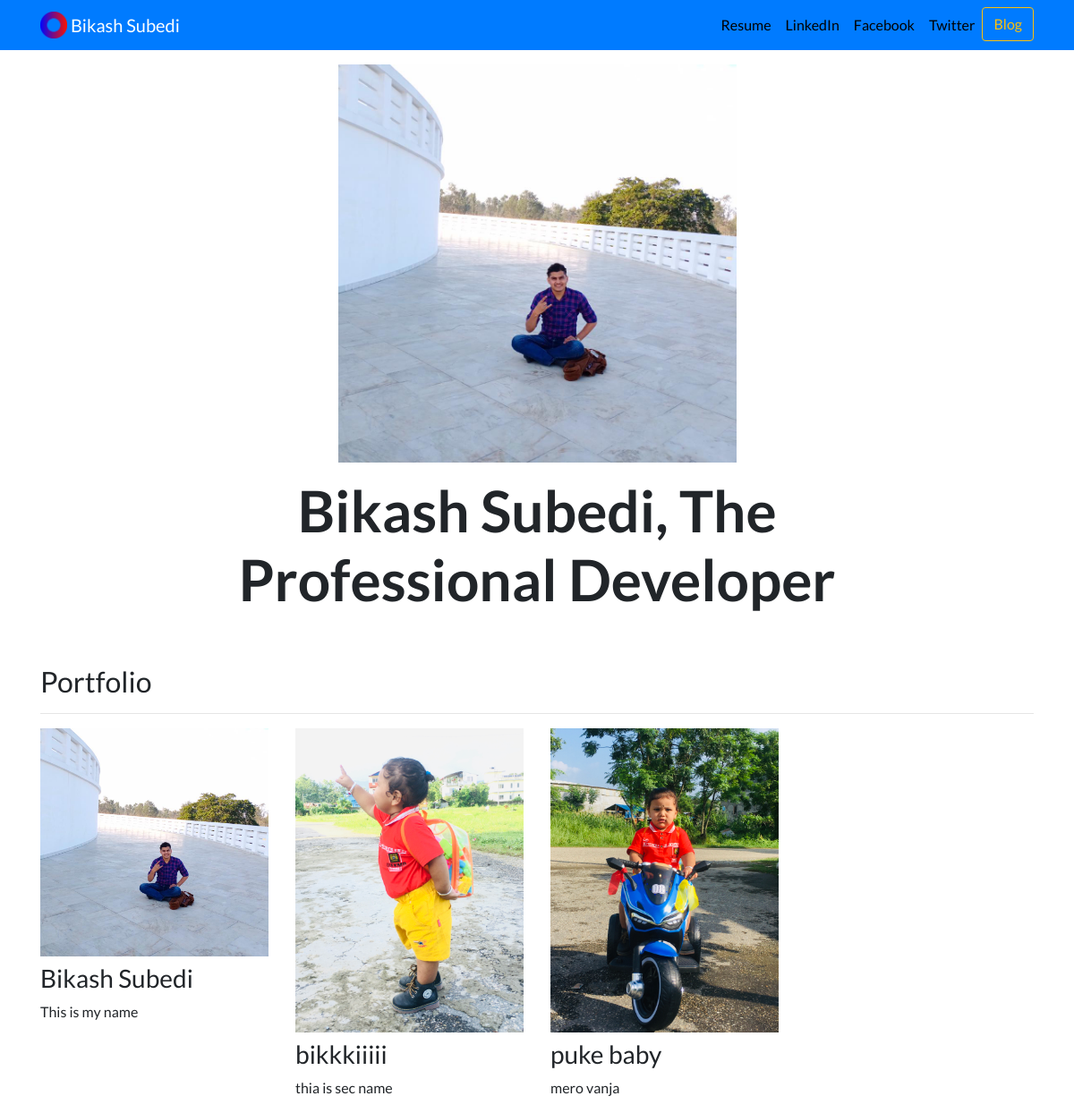
Before: / with the older database file.
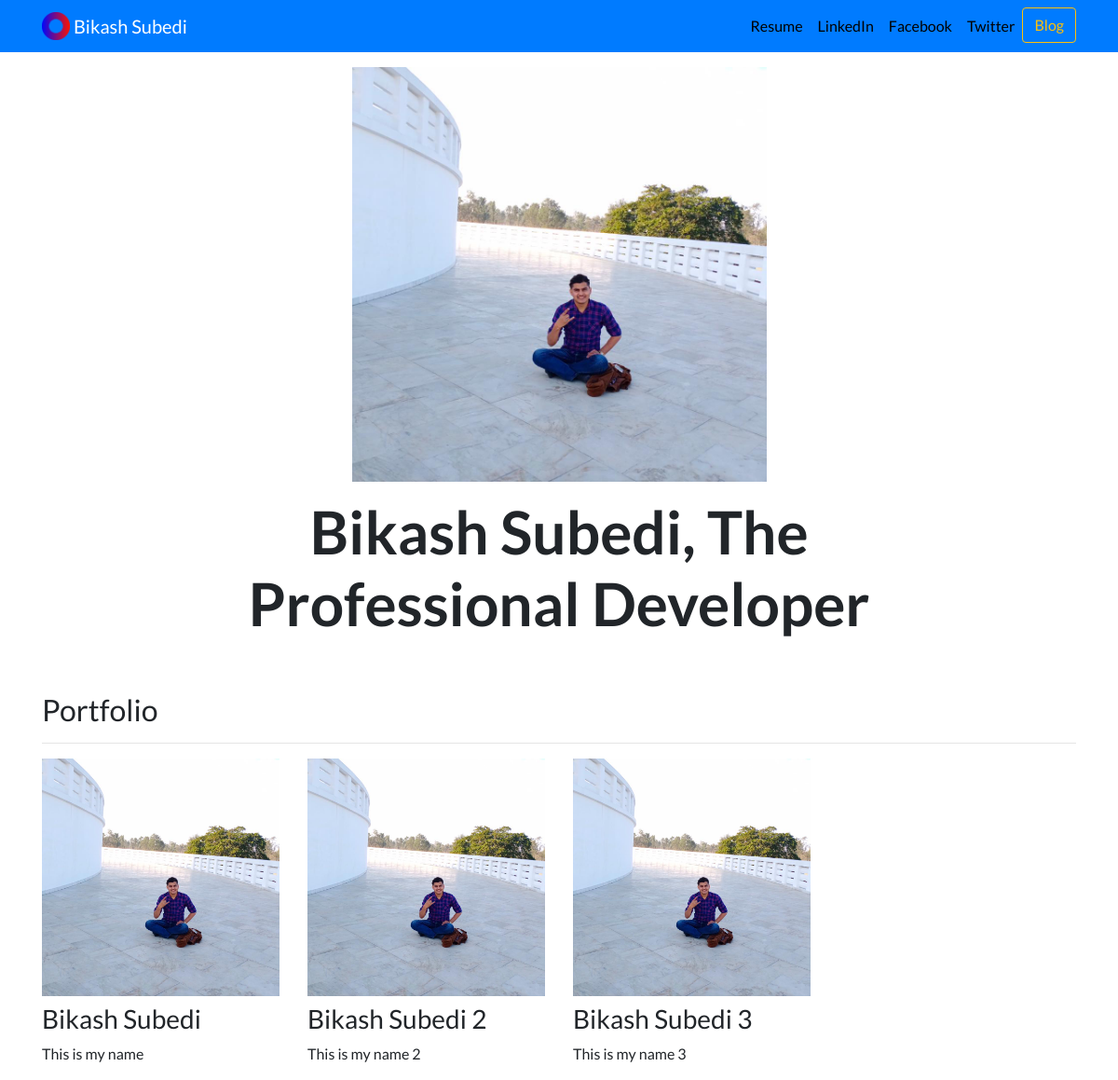
After: the same page with the newer database file.
### portfolio/models.py (models this page shows, shortened)
class Project(models.Model):
    title = models.CharField(max_length=100)
    description = models.CharField(max_length=250)
    image = models.ImageField(upload_to='portfolio/images/')
    url = models.URLField(blank=True)

### portfolio/views.py (the view)
# urls.py: path('', views.index, name='index'),
def index(requests):
    all_projects = Project.objects.all()
    return render(requests, 'portfolio/index.html', {'projects':all_projects})

### portfolio/templates/portfolio/index.html
{% extends 'portfolio/base.html' %}
{% load static %}
{% block content %}
<div class="container">
    <div class="row justify-content-center my-3">
        <div class="col-5">
            <img src="{% static 'portfolio/mypic.jpg' %}" class="img-fluid" alt="Bikash Subedi">
        </div>
    </div>
    <div class="row justify-content-center mb-3">
        <div class="col-md-9 text-center">
            <h1 id="hometext" class="font-weight-bold">Bikash Subedi, The Professional Developer</h1>
        </div>
    </div>
    <h2 class="mt-5">Portfolio</h2>
    <hr>
    <div class="row">
    {% for project in projects %}
        <div class="col-lg-3 col-md-5">
        {% if project.url %}
            <a href="{{ project.url }}">
                <img src="{{ project.image.url }}" alt="Image" class="img-fluid mb-2">
            </a>
        {% else %}
            <img src="{{ project.image.url }}" alt="Image" class="img-fluid mb-2">
        {% endif %}
        <h3>{{ project.title }}</h3>
        <p>{{ project.description }}</p>
         </div>
    {% endfor %}
    </div>
</div>
{% endblock %}

### portfolio/templates/portfolio/base.html (shortened to what this page needs)
{% load static %}
<!doctype html>
<html lang="en">
<head>
    <link rel="stylesheet" href="https://stackpath.bootstrapcdn.com/bootstrap/4.4.1/css/bootstrap.min.css"
>
    <link rel="stylesheet" href="{% static "portfolio/custom.css" %}">
</head>
<body>
<nav id="topNav" class="navbar navbar-expand-md navbar-dark bg-primary">
    <div class="container">
        <a class="navbar-brand" href="{% url 'index' %}">
            <img src="{% static "portfolio/Logo.png" %}" width="30" height="30" class="d-inline-block align-top"
                 alt="Nick's Logo">
            <span>Bikash Subedi</span>
        </a>
        <div class="collapse navbar-collapse text-center" id="navbarNav">
            <ul class="navbar-nav ml-auto">
                <li class="nav-item">
                    <a class="nav-link" href="{% static "portfolio/resume.pdf" %}">Resume</a>
                </li>
                <li class="nav-item">
                    <a class="nav-link" href="https://www.linkedin.com/in/biikashsubedi/" target="_blank">LinkedIn</a>
                </li>
                <li class="nav-item">
                    <a class="nav-link" href="https://www.facebook.com/biikashsubedi0" target="_blank">Facebook</a>
                </li>
                <li class="nav-item">
                    <a class="nav-link" href="https://twitter.com/biikashsubedi" target="_blank">Twitter</a>
                </li>
                <li>
                    <a role="button" href="{% url 'blog:blog' %}" class="btn btn-outline-warning btn-primary">Blog</a>
                </li>
            </ul>
        </div>
    </div>
</nav>
    {% block content %}
    {% endblock %}
</body>
</html>

### portfolio/static/portfolio/custom.css (style rules this page uses)
.navbar-nav .nav-link { color: rgba(0,0,0,1) !important; }
body { font-family: 'Lato', sans-serif; }
@media (min-width: 992px) { #hometext { font-size: 4rem; } }

Changed rows visible on the page:
removed Project: image (picture), title "bikkkiiiii", description "thia is sec name"
removed Project: image (picture), title "puke baby", description "mero vanja"
added Project: image (picture), title "Bikash Subedi 2", description "This is my name 2"
added Project: image (picture), title "Bikash Subedi 3", description "This is my name 3"
